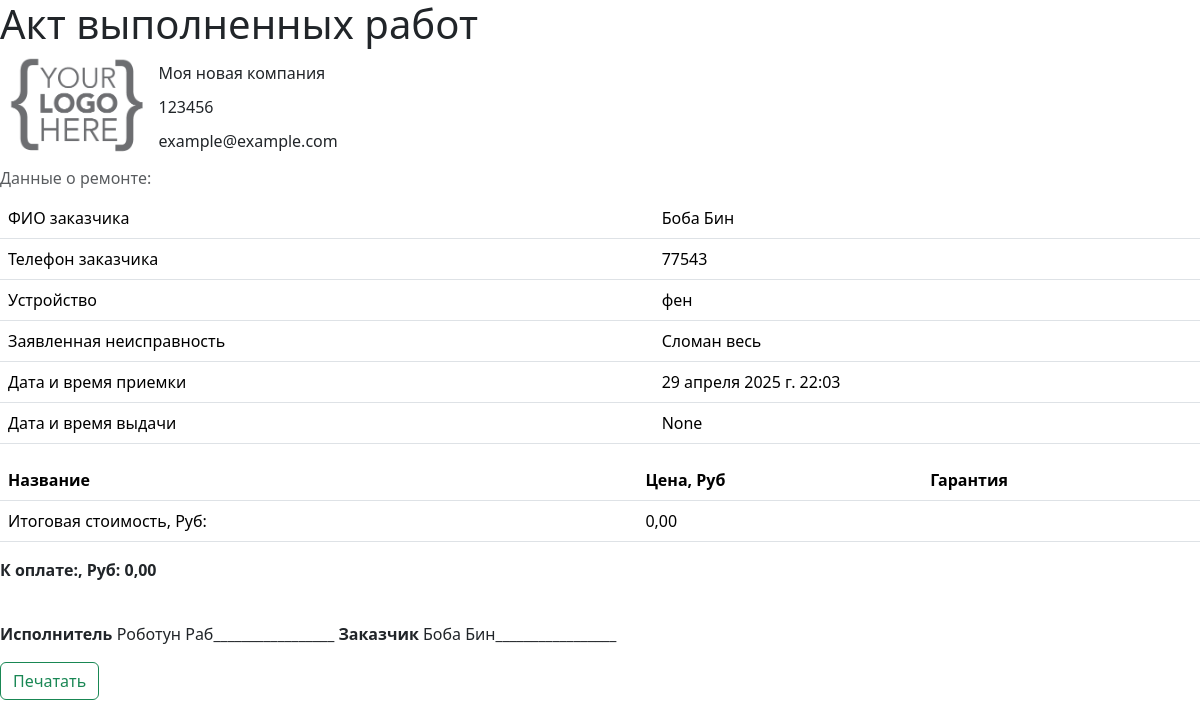
Before: /warrantydoc/61/ with the older database file.
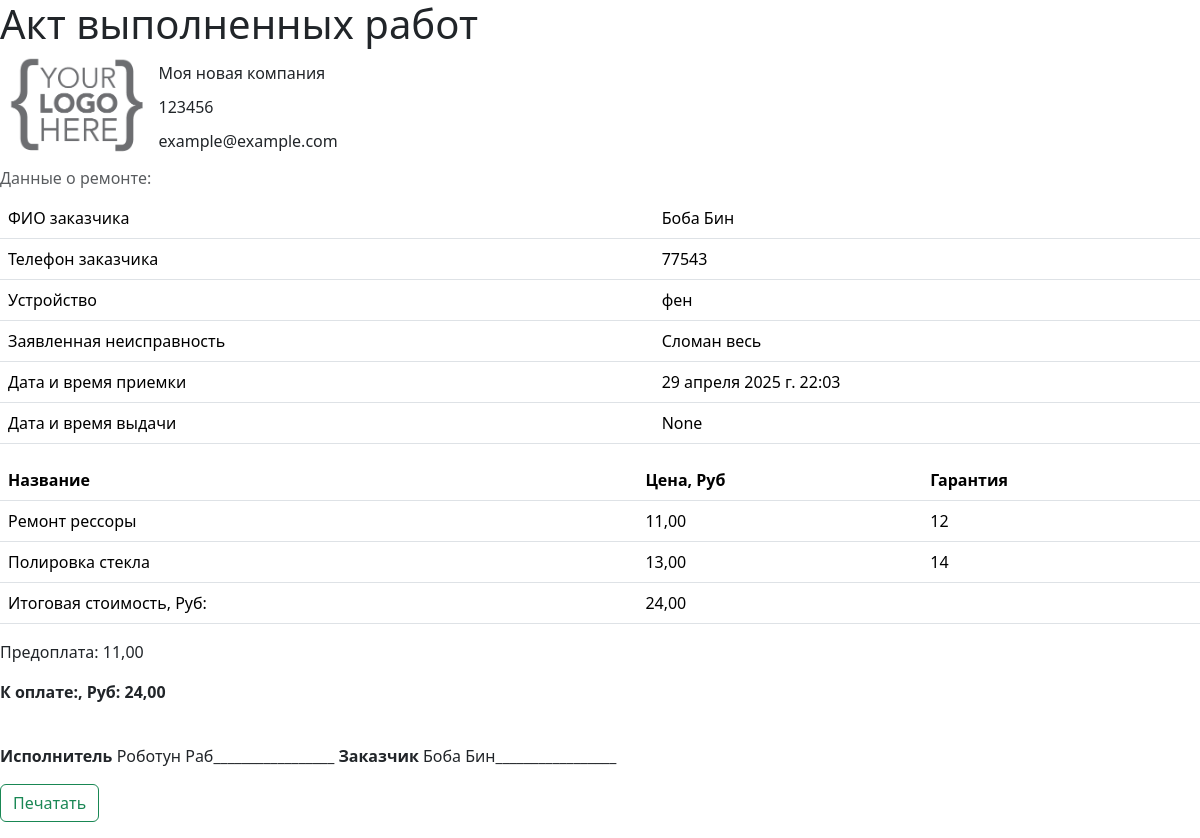
After: the same page with the newer database file.
### fixorder/models.py (models this page shows, shortened)
class Company(models.Model):
    brand_name = models.CharField(max_length=255, unique=True, db_index=True, verbose_name='Название компании')
    official_name = models.CharField(max_length=255, blank=True, null=True, unique=True, db_index=True, verbose_name='Юридическое наименование')
    unp = models.DecimalField(max_digits=10, decimal_places=2, blank=True, null=True, verbose_name='УНП')
    phone = models.CharField(max_length=20, unique=True, verbose_name='Контактный номер')
    phone1 = models.CharField(max_length=20, blank=True, null=True, unique=True, verbose_name='Контактный номер')
    phone2 = models.CharField(max_length=20, blank=True, null=True, unique=True, verbose_name='Контактный номер')
    telegram = models.CharField(max_length=40, blank=True, null=True, verbose_name='Telegram')
    viber = models.CharField(max_length=20, blank=True, null=True, verbose_name='Viber')
    whatsapp = models.CharField(max_length=20, blank=True, null=True, verbose_name='Whattsapp')
    email = models.EmailField(max_length=50, blank=True, null=True, verbose_name='Электронная почта')
    adress = models.CharField(max_length=255, blank=True, null=True, unique=True, db_index=True, verbose_name='Адрес')
    postal_adress = models.CharField(max_length=255, blank=True, null=True, unique=True, verbose_name='Почтовый адрес')
    official_adress = models.CharField(max_length=255, blank=True, null=True, unique=True, verbose_name='Юридический адрес')
    income_data = models.TextField(max_length=20000, blank=True, null=True, verbose_name='Общая информация для приемной квитанции')
    warranty_data = models.TextField(max_length=20000, blank=True, null=True, verbose_name='Общая информация для приемной квитанции')
    photo = models.ImageField(upload_to="static/img/", blank=True, null=True, verbose_name="Логотип компании")

class Order(models.Model):
    order_client = models.ForeignKey(Client, related_name='client', null=True, on_delete=models.SET_NULL, verbose_name='Клиент')
    executor = models.ForeignKey(Employee, blank=True, null=True, related_name='executor', on_delete=models.SET_NULL, verbose_name='Исполнитель')
    time_create = models.DateTimeField(auto_now_add=True, verbose_name='Дата прихода')
    time_update = models.DateTimeField(auto_now=True, verbose_name='Дата изменения')
    time_demand = models.DateField(blank=True, null=True, verbose_name='Срок ремонта')
    time_away = models.DateTimeField(null=True, blank=True, verbose_name='Дата выдачи')
    device = models.CharField(max_length=255, verbose_name='Устройство')
    defect = models.TextField(max_length=400, verbose_name='Неисправность')
    device_password = models.CharField(max_length=50, blank=True, null=True, verbose_name='Пароль')
    device_exterior = models.TextField(max_length=400, blank=True, null=True, verbose_name='Внешний вид')
    initial_price = models.CharField(max_length=10, blank=True, null=True, verbose_name='Ориентировочная стоимость')
    prepaid = models.DecimalField(max_digits=10, decimal_places=2, blank=True, null=True, verbose_name='Предоплата')
    notes = models.TextField(max_length=500, blank=True, null=True, verbose_name='Заметки')
    total_price = models.DecimalField(max_digits=10, decimal_places=2, blank=True, default=0, verbose_name='Итоговая стоимость')
    status = models.ForeignKey(OrderStatus, on_delete=models.DO_NOTHING, default=4, related_name='related_order', verbose_name='Статус ремонта')
    conclusion = models.TextField(max_length=500, blank=True, null=True, verbose_name='Заключение мастера')
    remain_to_pay = models.DecimalField(max_digits=10, decimal_places=2, null=True, blank=True, default=0, verbose_name='Осталось оплатить')
    class Meta:
        verbose_name = "Заказы"
        verbose_name_plural = "Заказы"
        ordering = ["-time_create"]
        indexes = [models.Index(fields=["-time_create"]), models.Index(fields=["status"])]

class Client(models.Model):
    name = models.CharField(max_length=255, unique=True, db_index=True, verbose_name='ФИО клиента') #unique=True,
    phone = models.CharField(max_length=20, db_index=True, verbose_name='Контактный номер')
    phone1 = models.CharField(max_length=20, db_index=True, blank=True, null=True, verbose_name='Дополнительный номер')
    telegram = models.CharField(max_length=40, blank=True, null=True, verbose_name='Telegram клиента')
    viber = models.CharField(max_length=20, blank=True, null=True, verbose_name='Viber клиента')
    whatsapp = models.CharField(max_length=20, blank=True, null=True, verbose_name='Whattsapp клиента')
    class Meta:
        verbose_name = 'Клиенты'
        verbose_name_plural = 'Клиенты'
        ordering = ['name']
        indexes = [models.Index(fields=['name'])]

class Employee(models.Model):
    STATUS_CHOICES = [
        ('1', 'Работает'),
        ('2', 'Отсутствует'),
        ('3', 'Не работает'),]
    company = models.ForeignKey(Company, related_name='employees', default = 1, on_delete=models.CASCADE, verbose_name='Компания')
    name = models.CharField(max_length=255, verbose_name='Имя сотрудника')
    position = models.CharField(max_length=100, verbose_name='Должность')
    time_hire = models.DateField(default=date.today, verbose_name='Дата начала работы')
    time_fire = models.DateField(null=True, blank=True, verbose_name='Дата окончания работы')
    status = models.CharField(
        max_length=10,
        choices=STATUS_CHOICES,
        default='1',
        verbose_name='Статус')

class Work(models.Model):
    order = models.ForeignKey(Order, related_name='works', on_delete=models.CASCADE, verbose_name='Заказ')
    description = models.CharField(max_length=255, verbose_name='Описание работы')
    price = models.DecimalField(max_digits=15, decimal_places=2, blank=True, null=True, verbose_name='Цена')
    warranty = models.CharField(blank=True, null=True, max_length=20, verbose_name='Гарантия')

### fixorder/views.py (the view)
# urls.py: path('warrantydoc/<int:pk>/', views.Warrantydoc.as_view(), name='warrantydoc'),
class Warrantydoc(DetailView):
    template_name = "fixorder/warrantydoc.html"
    pk_url_kwarg = 'pk'
    context_object_name = 'wr'
    def get_context_data(self, **kwargs):
        context = super().get_context_data(**kwargs)
        context["title"] = 'Акт выполненных работ'
        return context
    def get_object(self, queryset=None):
        return get_object_or_404(Order.objects, pk=self.kwargs[self.pk_url_kwarg])

### fixorder/templatetags/fixorder_tags.py (called while the page is built)
@register.simple_tag
def logo_url():
    return static('img/logo.png')

@register.simple_tag
def filled_fields_verbose(pk):
    instance = Company.objects.get(pk=pk)
    field_dict = {}
    for field in instance._meta.fields:
        if field.name not in ['id', 'photo', 'warranty_data', 'income_data']:  # Исключаем поля которые не нужно отображать в доках
            value = getattr(instance, field.name)
            if value:
                field_dict[field.verbose_name] = value
    return field_dict

### fixorder/templates/fixorder/warrantydoc.html (shortened to what this page needs)
{% extends 'fixorder/basedoc.html' %}
{% block doccontent %}
<h1>{{ title }}</h1>
<table class="table caption-top">
    <caption>Данные о ремонте:</caption>
    <thead>
    <tr><td>ФИО заказчика</td><td>{{ wr.order_client.name }}</td></tr>
    <tr><td>Телефон заказчика</td><td>{{ wr.order_client.phone }}{% if wr.order_client.phone1 %} ; {{ wr.order_client.phone1 }}{% endif %}</td></tr>
    <tr><td>Устройство</td><td>{{ wr.device }}</td></tr>
    <tr><td>Заявленная неисправность</td><td>{{ wr.defect }}</td></tr>
    <tr><td>Дата и время приемки</td><td>{{ wr.time_create }}</td></tr>
    <tr><td>Дата и время выдачи</td><td>{{ wr.time_away }}</td></tr>
</table>
<table class="table">
  <thead>
    <tr>
      <th scope="col">Название</th>
      <th scope="col">Цена, Руб</th>
      <th scope="col">Гарантия</th>
    </tr>
  </thead>
  <tbody>
  {% for work in wr.works.all %}
    <tr>
      <td>{{ work.description }}</td>
      <td>{{ work.price }}</td>
      <td>{{ work.warranty }}</td>
    </tr>
  {% endfor %}
      <tr>
      <td>Итоговая стоимость, Руб: </td>
      <td>{{ wr.total_price }}</td>
      <td></td>
    </tr>
  </tbody>
</table>
    {% if wr.prepaid %}<p>Предоплата: {{ wr.prepaid }}</p>{% endif %}
    <p><b>К оплате:, Руб: {{ wr.remain_to_pay }}</b></p>
<br>
<p><b>Исполнитель</b>  {{ wr.executor.name }}_________________  <b>Заказчик</b> {{ wr.order_client.name }}_________________  </p>
{% endblock doccontent %}

### fixorder/templates/fixorder/basedoc.html (shortened to what this page needs)
{% load static %}
{% load fixorder_tags %}
<!DOCTYPE html>
<html lang="en">
<head>
    <link rel="stylesheet" href="{% static 'css/bootstrap.min.css' %}">
    <link rel="stylesheet" href="{% static 'css/style.css' %}">
</head>
<body>
    {% filled_fields_verbose 1 as fields_verbose %}
<table>
	<tbody>
	<tr>
			<td rowspan="5"><img src="{% logo_url %}" alt="FixOrder" height="100"></td>
    {% filled_fields_verbose 1 as fields_verbose %}
    {% for verbose_name, value in fields_verbose.items %}
		<td colspan="4">{{ value }}</td>
		</tr>
    {% endfor %}
{% block doccontent %}
{% endblock doccontent %}
<p><input  id="printPageButton" type="submit" value="Печатать" class="btn btn-outline-success" onClick="window.print();"</p>
</body>
</html>

Changed rows visible on the page:
changed Order "фен": total_price "0,00" → "24,00"; prepaid (not shown) → "11,00"; remain_to_pay "0,00" → "24,00"
added Work: description "Ремонт рессоры", price "11,00", warranty "12"
added Work: description "Полировка стекла", price "13,00", warranty "14"
Other visible differences:
text now shown: "Предоплата:"
